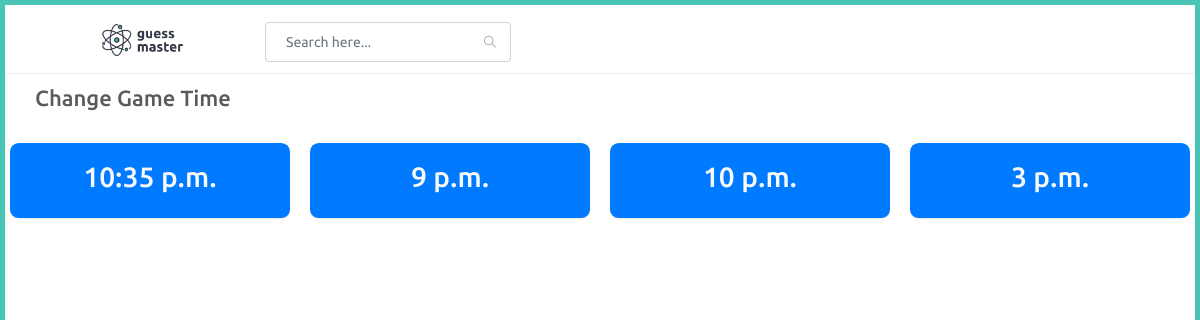
Page /adminapp/change-time on the earlier database version.
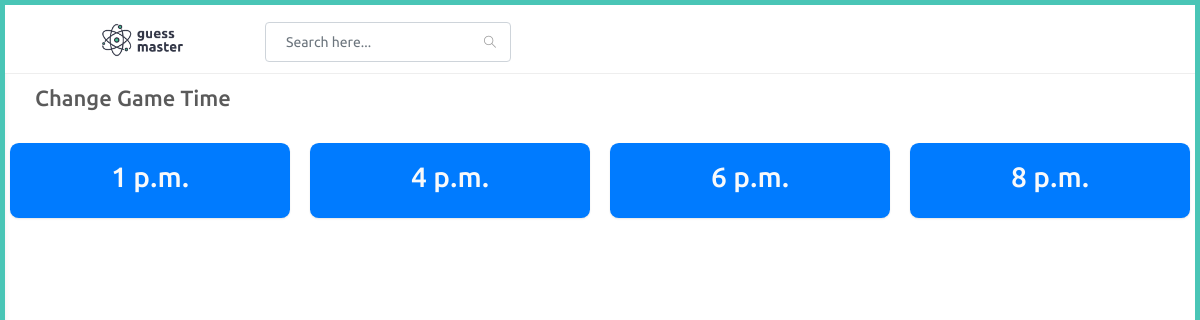
Same page on the later database version.
### adminapp/models.py (models this page shows, shortened)
class PlayTime(models.Model):
    start_time = models.TimeField()
    end_time = models.TimeField()

### adminapp/views.py (the view)
# urls.py: path('change-time',views.change_time,name="change_time"),
def change_time(request):
    try:
        times = PlayTime.objects.filter().all()
    except:
        pass
    context = {
        'times' : times
    }
    return render(request,'adminapp/change_time.html',context)

### templates/adminapp/change_time.html
{% extends 'adminapp/partials/base.html' %}
{% load static %}
{% block content %}
<div id="main-content">
    <div class="container-fluid">
        <div class="block-header">
            <div class="row">
                <div class="col-lg-5 col-md-8 col-sm-12">
                    <h2><a href="javascript:void(0);" class="btn btn-xs btn-link btn-toggle-fullwidth"><i class="fa fa-arrow-left"></i></a>Change Game Time</h2>
                </div>
            </div>
        </div>
        <div class="row clearfix">
            {% for time in times %}
            <div class="col-lg-3 col-md-12">
                <a href="{% url 'adminapp:change_game_time' time.id %}">
                <div class="card text-center bg-primary">
                    <div class="body">
                        <div class="p-15 text-light">
                            <h3>{{time.end_time}}</h3>
                        </div>
                    </div>
                </div>
                </a>
            </div>
            {% endfor %}
        </div>
    </div>
</div>
{% endblock %}

Differences in the rows shown:
changed PlayTime (number 1 of 4 on the later page): end_time "10:35 p.m." → "1 p.m."
changed PlayTime (number 2 of 4 on the later page): end_time "9 p.m." → "4 p.m."
changed PlayTime (number 3 of 4 on the later page): end_time "10 p.m." → "6 p.m."
changed PlayTime (number 4 of 4 on the later page): end_time "3 p.m." → "8 p.m."
